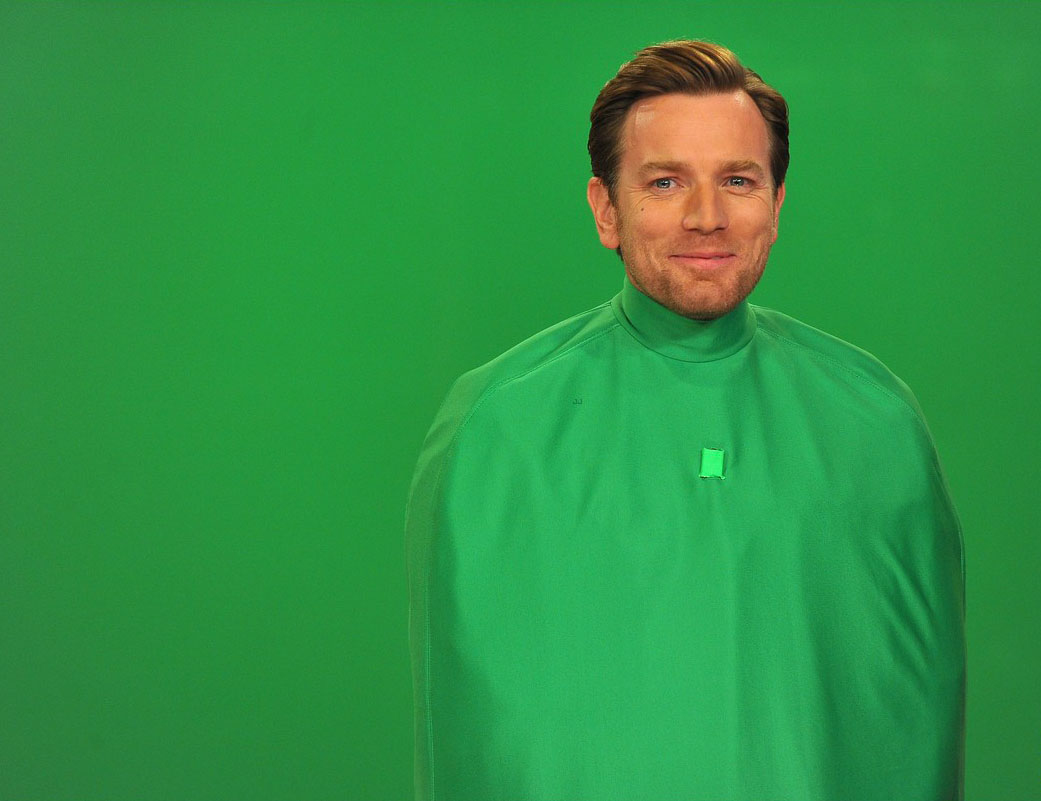
#> input picture cvision/python/data/green.jpg, 1041 x 801 px, given in place of the camera
$ python face_detect.py   (older library calls are emulated)
#> lines starting #> are read from the running program, lines starting #| are printed output that depends on the picture
### computervision/python/src/opencv/video.py
#!/usr/bin/env python

'''
Video capture sample.

Sample shows how VideoCapture class can be used to acquire video
frames from a camera of a movie file. Also the sample provides
an example of procedural video generation by an object, mimicking
the VideoCapture interface (see Chess class).

'create_capture' is a convinience function for capture creation,
falling back to procedural video in case of error.

Usage:
    video.py [--shotdir <shot path>] [source0] [source1] ...'

    sourceN is an
     - integer number for camera capture
     - name of video file
     - synth:<params> for procedural video

Synth examples:
    synth:bg=../data/lena.jpg:noise=0.1
    synth:class=chess:bg=../data/lena.jpg:noise=0.1:size=640x480

Keys:
    ESC    - exit
    SPACE  - save current frame to <shot path> directory

'''

# Python 2/3 compatibility
from __future__ import print_function

import numpy as np
from numpy import pi, sin, cos

import cv2

# built-in modules
from time import clock

# local modules
from opencv.tst_scene_render import TestSceneRender
import opencv.common

class VideoSynthBase(object):
    # [14 lines left out: function __init__, not called in this run]

    def render(self, dst):
        pass

    # [15 lines left out: function read, not called in this run]

    def isOpened(self):
        return True

class Book(VideoSynthBase):
    # [11 lines left out: functions __init__, read, not called in this run]

class Cube(VideoSynthBase):
    def __init__(self, **kw):
        super(Cube, self).__init__(**kw)
        self.render = TestSceneRender(cv2.imread('../data/pca_test1.jpg'), deformation = True,  speed = 1)

    # [5 lines left out: function read, not called in this run]

class Chess(VideoSynthBase):
    # [45 lines left out: functions __init__, draw_quads, render, not called in this run]


classes = dict(chess=Chess, book=Book, cube=Cube)

presets = dict(
    empty = 'synth:',
    lena = 'synth:bg=../data/lena.jpg:noise=0.1',
    chess = 'synth:class=chess:bg=../data/lena.jpg:noise=0.1:size=640x480',
    book = 'synth:class=book:bg=../data/graf1.png:noise=0.1:size=640x480',
    cube = 'synth:class=cube:bg=../data/pca_test1.jpg:noise=0.0:size=640x480'
)


def create_capture(source = 0, fallback = presets['chess']):
    '''source: <int> or '<int>|<filename>|synth [:<param_name>=<value> [:...]]'
    '''
    source = str(source).strip()
    chunks = source.split(':')
    # handle drive letter ('c:', ...)
    if len(chunks) > 1 and len(chunks[0]) == 1 and chunks[0].isalpha():
        chunks[1] = chunks[0] + ':' + chunks[1]
        del chunks[0]

    source = chunks[0]
    try: source = int(source)
    except ValueError: pass
    params = dict( s.split('=') for s in chunks[1:] )

    cap = None
    if source == 'synth':
        Class = classes.get(params.get('class', None), VideoSynthBase)
        try: cap = Class(**params)
        except: pass
    else:
        cap = cv2.VideoCapture(source)
        if 'size' in params:
            w, h = map(int, params['size'].split('x'))
            cap.set(cv2.CAP_PROP_FRAME_WIDTH, w)
            cap.set(cv2.CAP_PROP_FRAME_HEIGHT, h)
    if cap is None or not cap.isOpened():
        print('Warning: unable to open video source: ', source)
        if fallback is not None:
            return create_capture(fallback, None)
    return cap

# [30 lines that do not run on import are left out]

### computervision/python/src/face_detect.py
import numpy as np
import cv2
from opencv.video import create_capture

# Use a classifier to detect a face in the video frame

def get_cam_frame(cam):
    ret, img = cam.read()
#> img is the input picture: shape (801, 1041, 3); mean B, G, R 68, 147.8, 45
    # smaller frame size - things run a lot smoother than a full screen img
    img = cv2.resize(img, (800, 450))
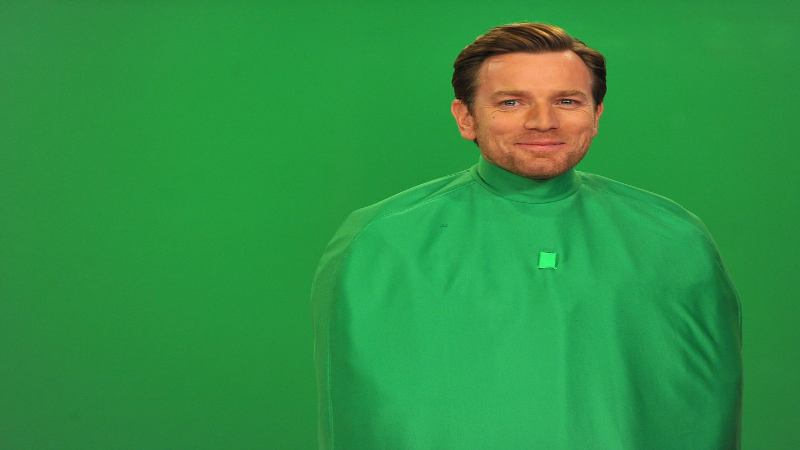
#> img: shape (450, 800, 3); mean B, G, R 67.9, 147.7, 44.9
    return img

def detect(img, cascade):
    rects = cascade.detectMultiScale(img, scaleFactor=1.3, minNeighbors=4, minSize=(30, 30), flags=cv2.CASCADE_SCALE_IMAGE)
    if len(rects) == 0:
        return []
    rects[:,2:] += rects[:,:2]
    return rects

def main():
    # Camera 0 is usually the built in webcam camera... also most people only have 1 webcam on their laptop
    cam = create_capture(0)

    cascade = cv2.CascadeClassifier("../data/haarcascade_frontalface_default.xml")

    while True:
        img = get_cam_frame(cam)

        # classifier wants things in black and white
        bw = cv2.cvtColor(img, cv2.COLOR_BGR2GRAY)
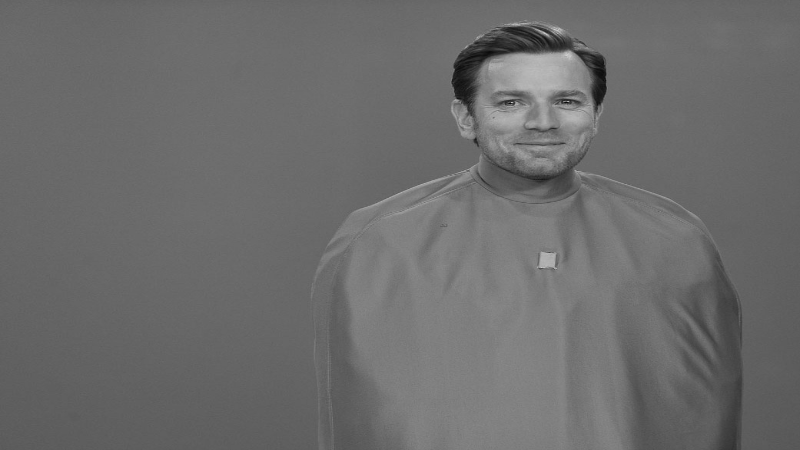
#> bw: shape (450, 800); min 10, max 208, mean 107.9
        bw = cv2.equalizeHist(bw)
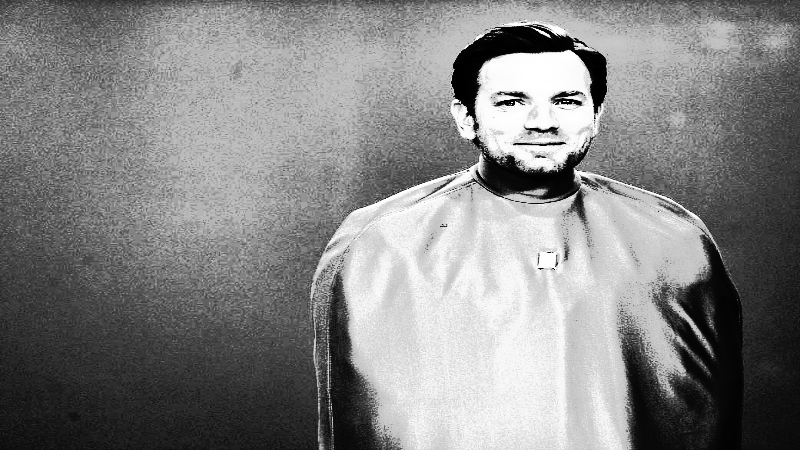
#> bw: shape (450, 800); min 0, max 255, mean 132.1

        rects = detect(bw, cascade)
#> in detect, `rects = cascade.detectMultiScale(img, scaleFactor=1.3, minNeighbors=4,..`: rects = [[474, 48, 134, 134]]
#> rects = [[474, 48, 608, 182]]

        # Mostly useful for debugging
        for x1, y1, x2, y2 in rects:
            cv2.rectangle(img, (x1, y1), (x2, y2), (0,255,0), 2)
#> this loop made 1 pass

        cv2.imshow('face detect', img)

        # Esc key quits
        if 0xFF & cv2.waitKey(1) == 27:
#> (key Esc is pressed here)
            break
    cv2.destroyAllWindows()

if __name__ == '__main__':
    main()
